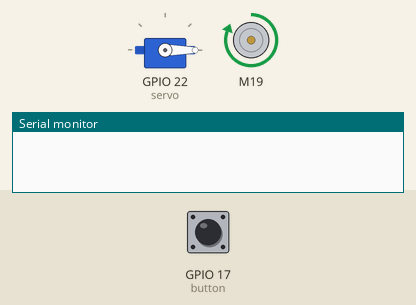
This sketch was run on a simulated ESP32. Parts: servo, DC motor (green arrow = forward, orange = backward, longer = faster), the last lines printed to the serial monitor. The inputs (shaded band) are chosen by the test bench; at power-on: GPIO 17 (button) HIGH.

Above: at 1.2 s.
1.3 s: GPIO 17 (button) pulled LOW for 0.15 s
2.9 s: GPIO 17 (button) pulsed LOW 2 times (0.12 s each, 0.3 s apart)
At 3.7 s:
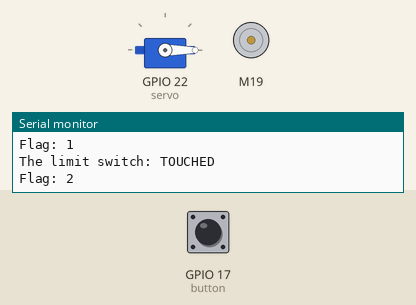
At 6.2 s:
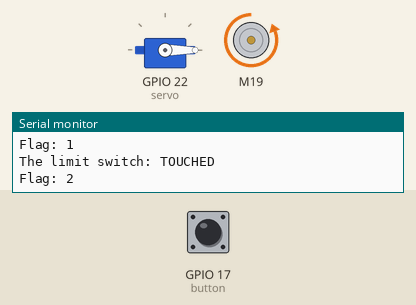
6.5 s: GPIO 17 (button) pulled LOW for 3.2 s
At 8.7 s:
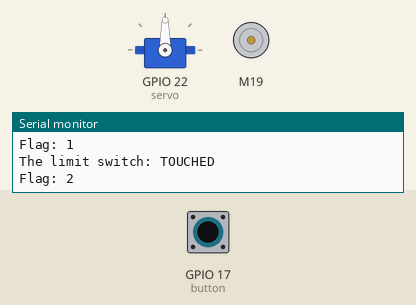
Timing chart, 0 to 18.7 s (numbered marks = the images above; inputs shaded):
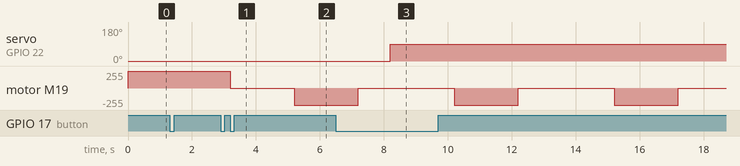

The sketch:

DCMotor-Servo-LimitSwitch.ino
```cpp
#include <ezButton.h>
#include <ESP32Servo.h>
#include <L298N.h>

#define ENA 18
#define IN1 19
#define IN2 21

int servo = 22;

Servo dart;
ezButton button(17);
L298N motor(ENA, IN1, IN2);

int flag = 0;

void setup() {
  Serial.begin(9600);
  button.setDebounceTime(1);

  ledcAttachChannel(ENA, 5000, 8, 1);

  dart.attach(servo);
  dart.write(0);

  motor.setSpeed(255);
  motor.forward();
}

void loop() {
  button.loop();
  if (button.isPressed()) {
      Serial.println(F("The limit switch: TOUCHED"));
      Serial.print("Flag: ");
      Serial.println(flag);
      flag += 1;
    }

  if(flag == 3){
    motor.stop();
    delay(2000);
    motor.backward();
    delay(2000);
    motor.stop();
    delay(1000);
    dart.write(90);
  }
}
```

Measured:
- after the input at 2.9 s, motor M19: forward 255/255 → stopped after 0.30 s, → backward 255/255 2.0 s later
